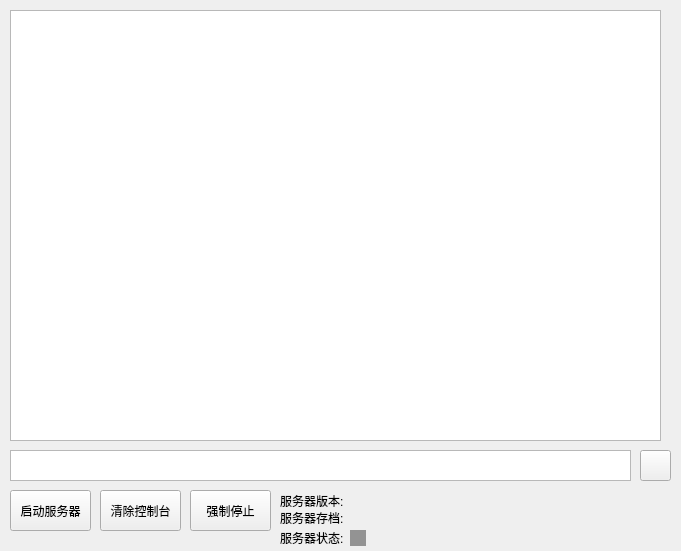
<?xml version="1.0" encoding="UTF-8"?>
<ui version="4.0">
 <class>BDS</class>
 <widget class="QWidget" name="BDS">
  <property name="geometry">
   <rect>
    <x>0</x>
    <y>0</y>
    <width>681</width>
    <height>551</height>
   </rect>
  </property>
  <property name="minimumSize">
   <size>
    <width>681</width>
    <height>551</height>
   </size>
  </property>
  <property name="maximumSize">
   <size>
    <width>681</width>
    <height>551</height>
   </size>
  </property>
  <property name="windowTitle">
   <string>BDS Console</string>
  </property>
  <widget class="QTextEdit" name="BDSLogs">
   <property name="geometry">
    <rect>
     <x>10</x>
     <y>10</y>
     <width>651</width>
     <height>431</height>
    </rect>
   </property>
  </widget>
  <widget class="QPushButton" name="RunCmd">
   <property name="geometry">
    <rect>
     <x>640</x>
     <y>450</y>
     <width>31</width>
     <height>31</height>
    </rect>
   </property>
   <property name="layoutDirection">
    <enum>Qt::LeftToRight</enum>
   </property>
   <property name="styleSheet">
    <string notr="true">border-image:url(:/q/Library/Images/check.png)</string>
   </property>
   <property name="text">
    <string/>
   </property>
  </widget>
  <widget class="QPushButton" name="pushButton">
   <property name="geometry">
    <rect>
     <x>10</x>
     <y>490</y>
     <width>81</width>
     <height>41</height>
    </rect>
   </property>
   <property name="text">
    <string>启动服务器</string>
   </property>
  </widget>
  <widget class="QPushButton" name="pushButton_2">
   <property name="geometry">
    <rect>
     <x>100</x>
     <y>490</y>
     <width>81</width>
     <height>41</height>
    </rect>
   </property>
   <property name="text">
    <string>清除控制台</string>
   </property>
  </widget>
  <widget class="QPushButton" name="pushButton_3">
   <property name="geometry">
    <rect>
     <x>190</x>
     <y>490</y>
     <width>81</width>
     <height>41</height>
    </rect>
   </property>
   <property name="text">
    <string>强制停止</string>
   </property>
  </widget>
  <widget class="QTextEdit" name="InputCmd">
   <property name="geometry">
    <rect>
     <x>10</x>
     <y>450</y>
     <width>621</width>
     <height>31</height>
    </rect>
   </property>
  </widget>
  <widget class="QLabel" name="ServerVersion">
   <property name="geometry">
    <rect>
     <x>280</x>
     <y>490</y>
     <width>391</width>
     <height>21</height>
    </rect>
   </property>
   <property name="text">
    <string>服务器版本:</string>
   </property>
  </widget>
  <widget class="QLabel" name="ServerWorld">
   <property name="geometry">
    <rect>
     <x>280</x>
     <y>510</y>
     <width>391</width>
     <height>16</height>
    </rect>
   </property>
   <property name="text">
    <string>服务器存档:</string>
   </property>
  </widget>
  <widget class="QLabel" name="ServerState">
   <property name="geometry">
    <rect>
     <x>280</x>
     <y>530</y>
     <width>81</width>
     <height>16</height>
    </rect>
   </property>
   <property name="text">
    <string>服务器状态:</string>
   </property>
  </widget>
  <widget class="QLabel" name="StateBlock">
   <property name="geometry">
    <rect>
     <x>350</x>
     <y>530</y>
     <width>16</width>
     <height>16</height>
    </rect>
   </property>
   <property name="styleSheet">
    <string notr="true">background-color:rgb(147, 147, 147)</string>
   </property>
   <property name="text">
    <string/>
   </property>
  </widget>
 </widget>
 <resources>
  <include location="../../image.qrc"/>
 </resources>
 <connections/>
</ui>
